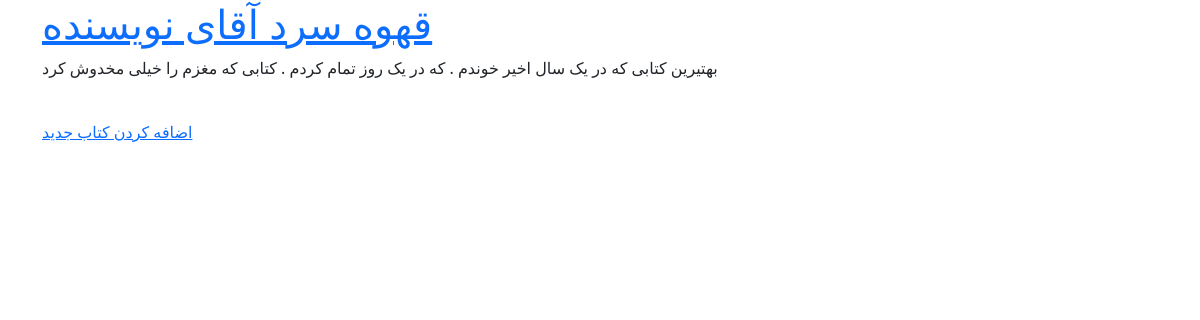
The app's page /book/, older data.
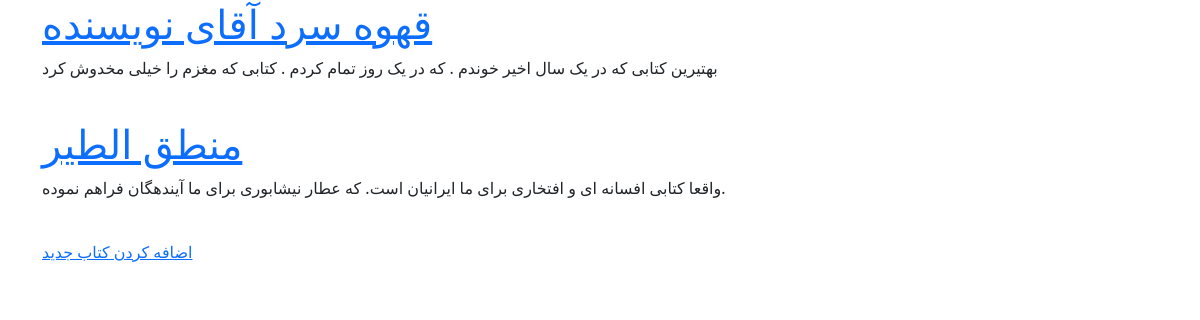
The same page, newer data.
### books/models.py (models this page shows, shortened)
class Book(models.Model):
    title = models.CharField(max_length=200)
    author = models.CharField(max_length=200)
    description = models.TextField()
    price = models.DecimalField(max_digits = 6 , decimal_places = 2)
    def get_absolute_url(self):
        return reverse('book_detail' , args = [self.id])

### books/views.py (the view)
# urls.py: path('', BookListView.as_view() , name = 'book_list'),
class BookListView(generic.ListView):
    model = Book
    template_name = 'books/book_list.html'
    context_object_name = 'books'

### books/templates/books/book_list.html (shortened to what this page needs)
{% extends '_base.html' %}
{% block content %}
    {% for book in books %}
        <a href="{{ book.get_absolute_url }}"><h1>{{ book.title }}</h1></a>
        <p>{{ book.description }}</p>
        <br>
    {% endfor %}
    <a href="{% url 'book_create' %}"> اضافه کردن کتاب جدید</a>
{% endblock content %}

Row changes from the older to the newer data that the page shows:
added Book: title "منطق الطیر", description "واقعا کتابی افسانه ای و افتخاری برای ما ایرانیان است. که عطار نیشابوری برای ما آیندهگان فراهم نموده."
